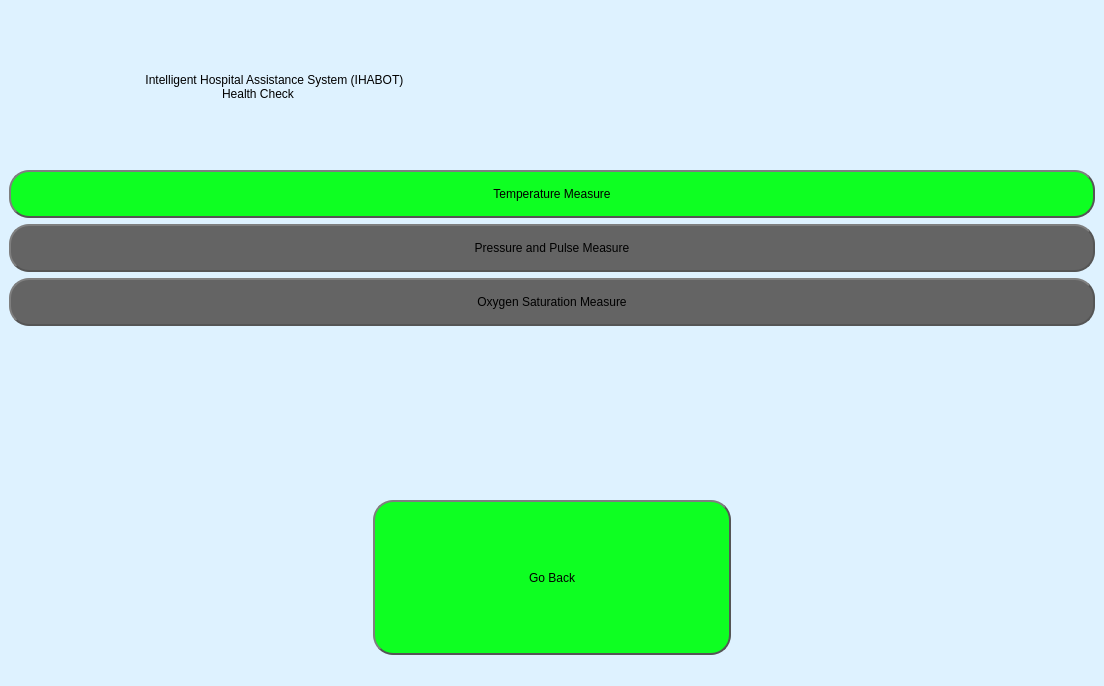
<?xml version="1.0" encoding="UTF-8"?>
<ui version="4.0">
 <class>MainWindow</class>
 <widget class="QMainWindow" name="MainWindow">
  <property name="geometry">
   <rect>
    <x>0</x>
    <y>0</y>
    <width>1104</width>
    <height>686</height>
   </rect>
  </property>
  <property name="windowTitle">
   <string>MainWindow</string>
  </property>
  <property name="styleSheet">
   <string notr="true">background-color: rgb(222, 242, 255);</string>
  </property>
  <widget class="QWidget" name="centralwidget">
   <layout class="QVBoxLayout" name="verticalLayout">
    <item>
     <widget class="QLabel" name="excercise_ques">
      <property name="sizePolicy">
       <sizepolicy hsizetype="Ignored" vsizetype="Ignored">
        <horstretch>0</horstretch>
        <verstretch>0</verstretch>
       </sizepolicy>
      </property>
      <property name="styleSheet">
       <string notr="true">font: 75 24pt &quot;MS Shell Dlg 2&quot;;</string>
      </property>
      <property name="text">
       <string>                                         Intelligent Hospital Assistance System (IHABOT) 
                                                                Health Check</string>
      </property>
     </widget>
    </item>
    <item>
     <layout class="QVBoxLayout" name="verticalLayout_2">
      <item>
       <widget class="QPushButton" name="temp_b">
        <property name="styleSheet">
         <string notr="true">
QPushButton {
	font: 18pt &quot;MS Shell Dlg 2&quot;;
    border: 2px solid #555;
    border-radius: 20px;
    border-style: outset;
    background-color: rgb(14, 255, 34);
    padding: 15px;
    }

QPushButton:hover {
    background-color: rgb(7, 255, 119);
    }

QPushButton:pressed {
    border-style: inset;
    background: qradialgradient(
        cx: 0.4, cy: -0.1, fx: 0.4, fy: -0.1,
        radius: 2.3, stop: 0 #fff, stop: 1 #ddd
        );
    }</string>
        </property>
        <property name="text">
         <string>Temperature Measure</string>
        </property>
       </widget>
      </item>
      <item>
       <widget class="QPushButton" name="pressure_b">
        <property name="sizePolicy">
         <sizepolicy hsizetype="Preferred" vsizetype="Fixed">
          <horstretch>0</horstretch>
          <verstretch>0</verstretch>
         </sizepolicy>
        </property>
        <property name="styleSheet">
         <string notr="true">
QPushButton {
	font: 18pt &quot;MS Shell Dlg 2&quot;;
    border: 2px solid #555;
    border-radius: 20px;
    border-style: outset;
    background-color: rgb(100, 100, 100);
    padding: 15px;
    }


</string>
        </property>
        <property name="text">
         <string>Pressure and Pulse Measure</string>
        </property>
       </widget>
      </item>
      <item>
       <widget class="QPushButton" name="oxy_b">
        <property name="styleSheet">
         <string notr="true">
QPushButton {
	font: 18pt &quot;MS Shell Dlg 2&quot;;
    border: 2px solid #555;
    border-radius: 20px;
    border-style: outset;
    background-color: rgb(100, 100, 100);
    padding: 15px;
    }


</string>
        </property>
        <property name="text">
         <string>Oxygen Saturation Measure</string>
        </property>
       </widget>
      </item>
      <item>
       <widget class="Line" name="line">
        <property name="orientation">
         <enum>Qt::Vertical</enum>
        </property>
       </widget>
      </item>
      <item>
       <layout class="QHBoxLayout" name="horizontalLayout"/>
      </item>
     </layout>
    </item>
    <item>
     <widget class="QLabel" name="status">
      <property name="styleSheet">
       <string notr="true">font: 75 24pt &quot;MS Shell Dlg 2&quot;;</string>
      </property>
      <property name="text">
       <string/>
      </property>
     </widget>
    </item>
    <item>
     <layout class="QHBoxLayout" name="horizontalLayout_4">
      <item>
       <widget class="QLabel" name="label_4">
        <property name="text">
         <string/>
        </property>
       </widget>
      </item>
      <item>
       <widget class="QPushButton" name="back_b">
        <property name="sizePolicy">
         <sizepolicy hsizetype="Ignored" vsizetype="Ignored">
          <horstretch>0</horstretch>
          <verstretch>0</verstretch>
         </sizepolicy>
        </property>
        <property name="styleSheet">
         <string notr="true">
QPushButton {
	font: 18pt &quot;MS Shell Dlg 2&quot;;
    border: 2px solid #555;
    border-radius: 20px;
    border-style: outset;
    background-color: rgb(14, 255, 34);
    padding: 15px;
    }

QPushButton:hover {
    background-color: rgb(7, 255, 119);
    }

QPushButton:pressed {
    border-style: inset;
    background: qradialgradient(
        cx: 0.4, cy: -0.1, fx: 0.4, fy: -0.1,
        radius: 1.35, stop: 0 #fff, stop: 1 #ddd
        );
    }</string>
        </property>
        <property name="text">
         <string>Go Back</string>
        </property>
       </widget>
      </item>
      <item>
       <widget class="QLabel" name="label_5">
        <property name="text">
         <string/>
        </property>
       </widget>
      </item>
     </layout>
    </item>
   </layout>
  </widget>
  <widget class="QMenuBar" name="menubar">
   <property name="geometry">
    <rect>
     <x>0</x>
     <y>0</y>
     <width>1104</width>
     <height>26</height>
    </rect>
   </property>
  </widget>
  <widget class="QStatusBar" name="statusbar"/>
 </widget>
 <resources/>
 <connections/>
</ui>
